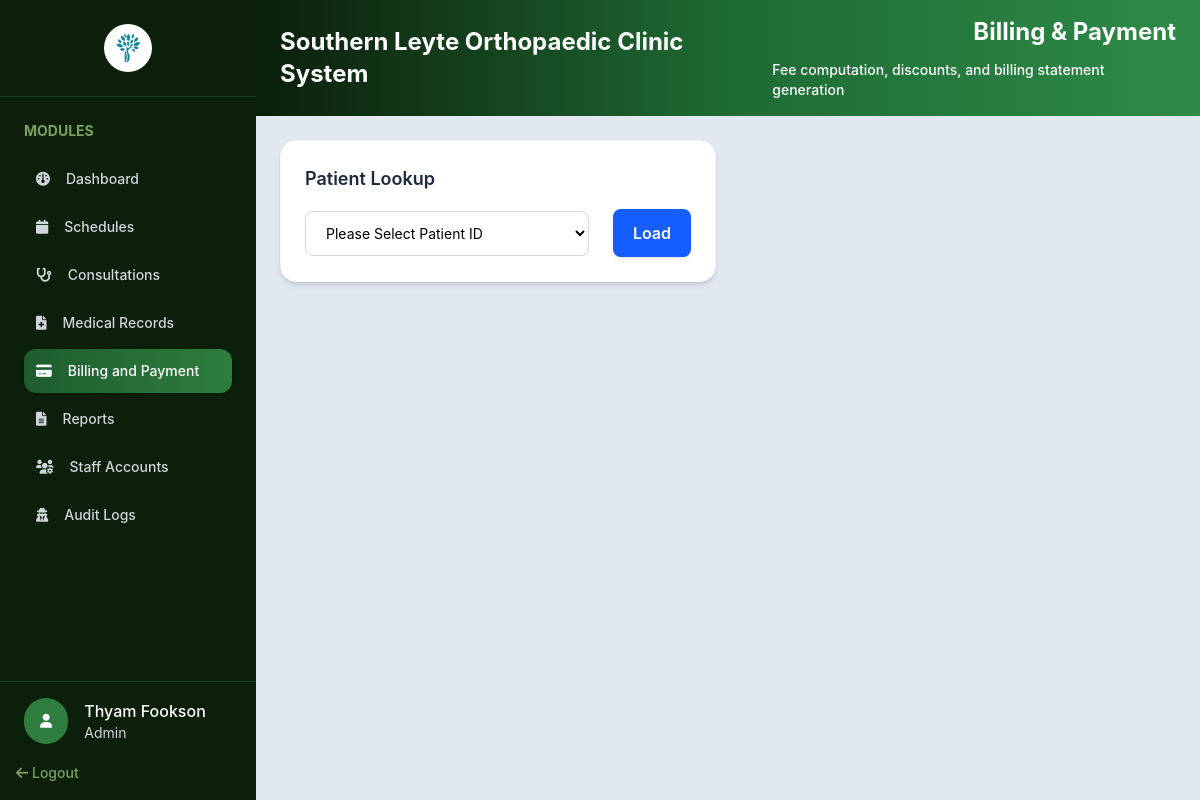
/admin/billing-payment.php (signed in), run on the app's committed database.
### tables this page shows
CREATE TABLE `users` (
  `UserID` int UNSIGNED NOT NULL,
  `Username` varchar(50) NOT NULL,
  `PasswordHash` varchar(255) NOT NULL,
  `FirstName` varchar(100) NOT NULL,
  `MiddleName` varchar(255) DEFAULT NULL,
  `LastName` varchar(100) NOT NULL,
  `Role` enum('Admin','Doctor','Staff') NOT NULL DEFAULT 'Staff',
  `IsDoctor` tinyint(1) NOT NULL DEFAULT '0',
  `Email` varchar(150) DEFAULT NULL,
  `Phone` varchar(30) DEFAULT NULL,
  `Status` enum('Active','Inactive') NOT NULL DEFAULT 'Active',
  `CreatedAt` timestamp NOT NULL DEFAULT CURRENT_TIMESTAMP
);

### includes/auth.php (called while the page is built, shortened)
<?php
class SessionManager
{
    public static function isLoggedIn(): bool
    {
        return isset($_SESSION['user_id']) || isset($_SESSION['userId']) || isset($_SESSION['user']);
    }
    public static function getCurrentRole(): ?string
    {
        return $_SESSION['access_type']
            ?? $_SESSION['user']['Role']
            ?? $_SESSION['Role']
            ?? null;
    }
    public static function getUser(PDO $pdo): ?array
    {
        $userId = $_SESSION['user_id'] ?? $_SESSION['userId'] ?? $_SESSION['user']['UserID'] ?? null;
        $statement = $pdo->prepare(
            'SELECT UserID AS user_id, Username AS username, FirstName AS first_name,
                    LastName AS last_name, Email AS email, Phone AS phone,
                    Role AS role, IsDoctor AS is_doctor, Status AS status, CreatedAt AS created_at
             FROM users WHERE UserID = ?'
        );
        $statement->execute([$userId]);
        return $statement->fetch(PDO::FETCH_ASSOC) ?: null;
    }
}

### admin/billing-payment.php (the view, shortened to what this page needs)
<?php
require_once __DIR__ . '/../config/config.php';
require_once __DIR__ . '/../includes/auth.php';
$admin = SessionManager::getUser($pdo);
?>
<!DOCTYPE html>
<html lang="en">
<head>
    <link rel="stylesheet" href="../assets/css/output.css">
    <link rel="stylesheet" href="../assets/css/global.css">
    <link rel="stylesheet" href="https://cdnjs.cloudflare.com/ajax/libs/font-awesome/6.0.0-beta3/css/all.min.css">
</head>
<body class="h-screen flex bg-slate-200 overflow-hidden">
    <?php include_once '../includes/sidebar.php'; ?>
    <section class="flex-1 min-h-0 flex flex-col overflow-hidden">
        <div
            class="flex items-center justify-between bg-gradient-to-r from-[#0b1f0b] via-[#1e6b34] to-[#2e8b47] px-6 py-4">
            <h1 class="text-2xl font-bold text-white">Southern Leyte Orthopaedic Clinic System</h1>
            <div class="flex flex-col gap-3 items-end">
                <h1 class="text-2xl font-bold text-white">Billing & Payment</h1>
                <h3 class="text-sm font-medium text-white">Fee computation, discounts, and billing statement generation</h3>
            </div>
        </div>
        <div class="grid grid-cols-12 gap-6 min-h-0 overflow-auto p-6 space-y-4">
            <div class="col-span-6">
                <div class="bg-white rounded-2xl p-6 shadow-md border border-slate-100">
                    <label for="patient-lookup" class="block text-lg font-semibold text-slate-800">Patient
                        Lookup</label>
                    <div class="mt-4 flex items-center gap-4">
                        <select
                            class="w-full border border-gray-300 bg-white rounded-lg px-4 py-3 text-sm focus:outline-none focus:ring-2 focus:ring-blue-500"
                            name="patient_id" id="patient-lookup" required>
                            <option value="" aria-readonly="true">Please Select Patient ID</option>
                        </select>
                        <button id="load-btn" type="button"
                            class="ml-2 inline-flex items-center justify-center bg-blue-600 hover:bg-blue-700 text-white font-semibold px-5 py-3 rounded-lg shadow-sm">Load</button>
                    </div>
                </div>
            </div>
            <div class="col-span-6">
            </div>
        </div>
    </section>
</body>
</html>

### includes/sidebar.php (shortened to what this page needs)
<?php
$currentRole = strtolower((string) (SessionManager::getCurrentRole() ?? 'staff'));
$currentFile = basename($_SERVER['PHP_SELF']);
?>
<div class="w-64 shrink-0 bg-[#0b1f0b] flex flex-col h-full">
    <div class="w-full border-b p-6 border-[#1e3a1e] flex items-center justify-center gap-4">
        <img src="../assets/img/icon-logo.ico" alt="SLOC Logo" class="w-12 h-12 object-contain rounded-full">
    </div>
    <div class="custom-scrollbar w-full p-6 overflow-y-auto flex-1 min-h-0">
        <h2 class="text-[#7fa05e] font-bold text-sm mb-4">MODULES</h2>
        <?php foreach ($navItems as $item): ?>
            <?php if (in_array($currentRole, $item['roles'], true)): ?>
                <?php $isActive = $currentFile === $item['file']; ?>
                <div
                    class="flex items-center p-3 rounded-xl gap-4 mb-1 <?= $isActive ? 'bg-gradient-to-r from-[#1e5c2e] to-[#2e7d3e] shadow-sm' : '' ?>">
                    <i
                        class="text-sm fa-solid <?= htmlspecialchars($item['icon']) ?> <?= $isActive ? 'text-white' : 'text-gray-300' ?>"></i>
                    <a href="<?= htmlspecialchars($item['href']) ?>"
                        class="text-sm font-medium <?= $isActive ? 'text-white' : 'text-gray-300 hover:text-white' ?>">
                        <?= htmlspecialchars($item['label']) ?>
                    </a>
                </div>
            <?php endif; ?>
        <?php endforeach; ?>
    </div>
    <div class="mt-auto">
        <div class="w-full border-t pt-4 pl-6 border-[#1e3a1e] flex items-center gap-4">
            <i class="text-sm fa-solid fa-user text-white p-4 bg-[#2e7d3e] rounded-full"></i>
            <div>
                <?php if ($admin): ?>
                    <h1 class="text-white text-md font-medium">
                        <?= htmlspecialchars($admin['first_name']) ?>     <?= htmlspecialchars($admin['last_name']) ?>
                    </h1>
                    <h3 class="text-gray-300 text-sm"><?= htmlspecialchars($admin['role']) ?></h3>
                <?php endif; ?>
            </div>
        </div>
        <div class="w-full p-4">
            <a href="../logout.php" class="text-[#7fa05e] hover:text-red-400 font-medium text-sm">
                <i class="fa-solid fa-arrow-left"></i> Logout
            </a>
        </div>
    </div>
</div>

### data on the page
users: FirstName "Thyam", LastName "Fookson", Role "Admin"

### other printed values
$item['label'] "Dashboard"
$item['label'] "Schedules"
$item['label'] "Consultations"
$item['label'] "Medical Records"
$item['label'] "Billing and Payment"
$item['label'] "Reports"
$item['label'] "Staff Accounts"
$item['label'] "Audit Logs"
